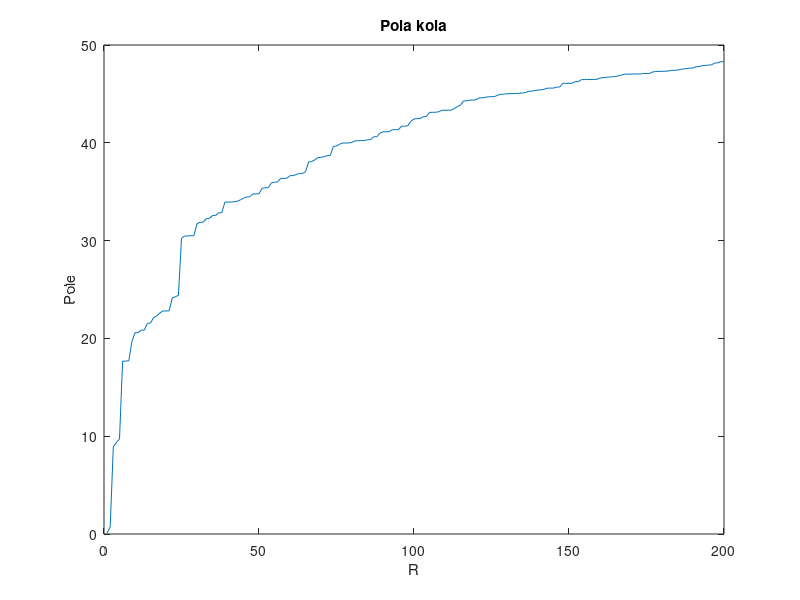

Write MATLAB code to recreate this figure.
function Zad_3
r_max = 2;
n_max = 200;
a = 10 ; 
[circles, index_number,circle_areas] = generate_circles(a, r_max, n_max);
plot_circle_areas(circle_areas);
end 

function [circles, index_number,circle_areas] = generate_circles(a, r_max, n_max)
index_number = 201267;
L1 = mod(index_number,10);
if mod(L1, 2) == 0 
        circles = zeros(n_max, 3);
    else 
        circles = zeros(3, n_max);
end
counter = 1;
while counter <= n_max
    radius = r_max * rand();
    x_coordinate = (a - 2*radius) * rand()+radius;
    y_coordinate = (a - 2*radius) * rand()+radius;
    intersects = true;
    for i = 1:counter-1
        if mod(L1,2) == 0
            dist = sqrt((circles(i,1)- x_coordinate)^2 + (circles(i,2)-y_coordinate)^2);
            if dist <= (circles(3,i)+radius) || radius <= 0 || radius > r_max
                intersects = false;
                break;
            end
        else
            dist = sqrt((circles(2,i)- x_coordinate)*(circles(2,i)- x_coordinate) + (circles(3,i)-y_coordinate)*(circles(3,i)-y_coordinate));
            if dist < (circles(1,i)+radius) || radius <= 0 || radius > r_max
                intersects = false;
                break;
            end
        end
    end
    if intersects
        
        if mod(L1,2)==0
            circles(counter,:) = [x_coordinate,y_coordinate,radius];
        else
            circles(:,counter) = [radius,x_coordinate,y_coordinate];

        end
        counter = counter + 1;
    end
end
R = circles(1,:);
circle_areas = pi* R.^2;
circle_areas = cumsum(circle_areas);
end

function plot_circle_areas(circle_areas)
plot(circle_areas);
xlabel("R");
ylabel("Pole");
title("Pola kola");
print -dpng zadanie3.png 
end